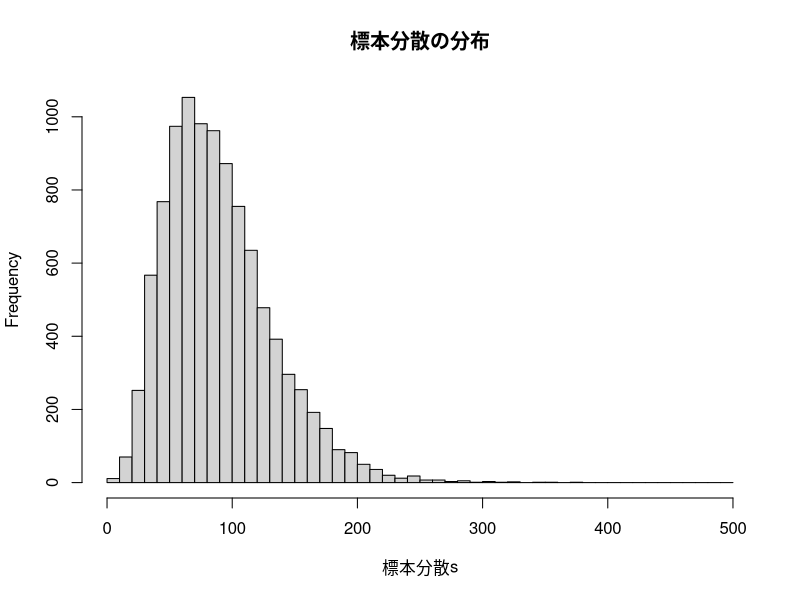
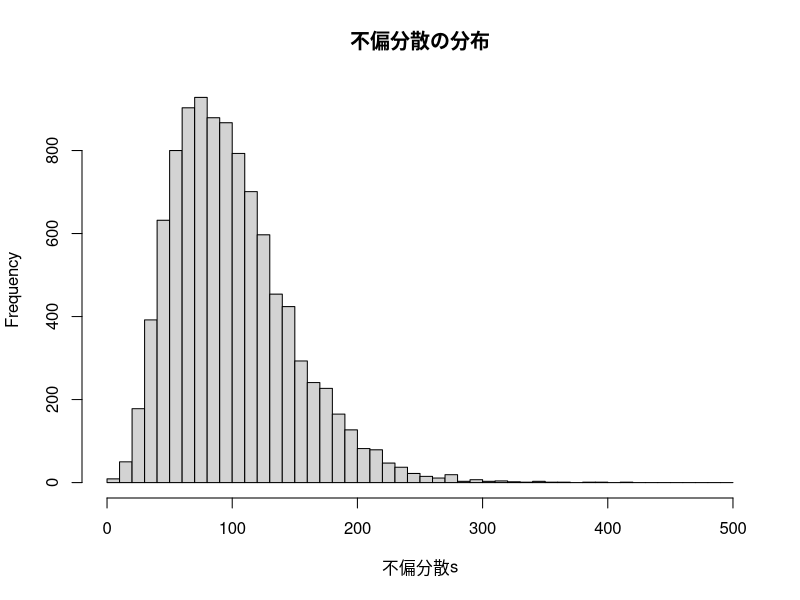

Source code (R) for these figures, in order:
samples.no <- 10000
sample.size <- 10
this.mean <- 50
this.sd <- 10

標本分散s <- numeric(samples.no)
不偏分散s <- numeric(samples.no)

for (i in 1:samples.no) {
  標本 <- rnorm(n=sample.size,mean=this.mean,sd=this.sd)
  標本分散s[i] <- mean((標本-mean(標本))^2)
  不偏分散s[i] <- var(標本)
}

c(mean(標本分散s),sd(標本分散s))
c(mean(不偏分散s),sd(不偏分散s))

標本分散誤差100以上 <- ifelse(標本分散s>=200,1,0)
不偏分散誤差100以上 <- ifelse(不偏分散s>=200,1,0)

table(標本分散誤差100以上)
table(不偏分散誤差100以上)
##
## 標本分散の頻度表

hist(標本分散s, breaks=seq(0,500,10), main="標本分散の分布")
##
## 標本不偏分散の頻度表

hist(不偏分散s, breaks=seq(0,500,10), main="不偏分散の分布")
## 中央値を母平均の推定量として使えるか

samples.no <- 10000
sample.size <- 10
this.mean <- 50
this.sd <- 10

標本平均s <- numeric(samples.no)
標本中央値s <- numeric(samples.no)

for (i in 1:samples.no) {
  標本 <- rnorm(n=sample.size,mean=this.mean,sd=this.sd)
  標本平均s[i] <- mean(標本)
  標本中央値s[i] <- median(標本)
}

c(mean(標本平均s), sd(標本平均s))
c(mean(標本中央値s), sd(標本中央値s))
